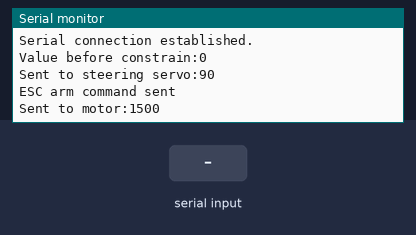
Bench run of a sketch on a simulated Arduino Uno, built with avr-gcc and run on an emulated ATmega328P. On the bench: the last lines printed to the serial monitor. The inputs (shaded band) are chosen by the test bench.

Above: at 2.7 s.
2.8 s: "90,45\n" received over Serial
At 3.7 s:
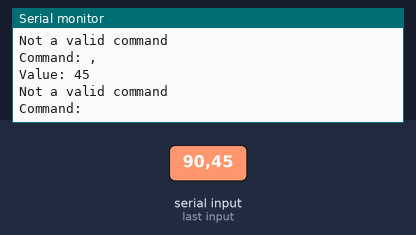
4.3 s: "D90\n" received over Serial
At 5.61 s:
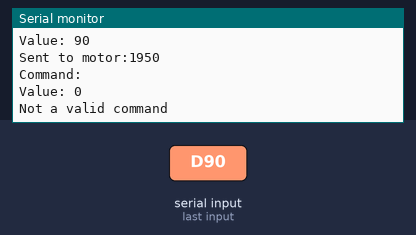
5.8 s: "S90\n" received over Serial
At 6.2 s:
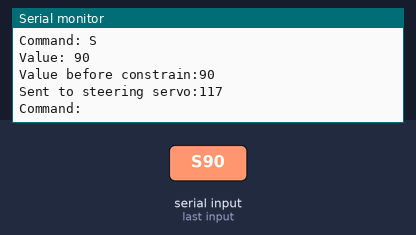
7.3 s: "I90\n" received over Serial
At 8.2 s:
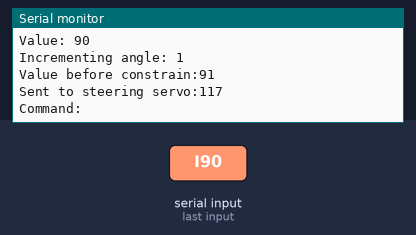
8.8 s: "A90\n" received over Serial
At 9.11 s:
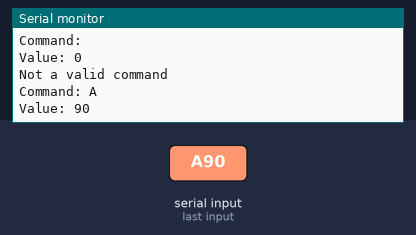
Timing chart, 0 to 11.3 s (numbered marks = the images above; inputs shaded):
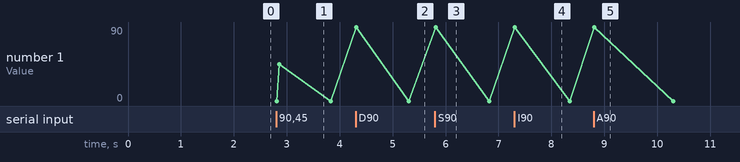

The sketch:

Motor_Controller.ino
```cpp
#include "ESC.h"
#include "Steering_Servo.h"
#include "Serial_com.h"

#include "debug.h"

ESC rearMotor;
SteeringServo servo;
SerialConnection conn;

void setup() {
    conn = SerialConnection(9600);
    rearMotor = ESC(9);
    servo = SteeringServo(10);
    delay(1000);
    rearMotor.arm();
}

void loop() {

    if (conn.dataAvailable()) {
        char command = conn.getCommandType();
        int value = conn.getCommandValue();

        switch (command)
        {
        case 'D': //Set the dive speed
            rearMotor.setSpeed(value);
            break;

        case 'S': //Set the Steering Angle
            servo.setAngle(value);
            break;

        case 'I': //Increment the steering Angle
            value >= 0 ? servo.incrementAngle(servo.Clockwise)
                            : servo.incrementAngle(servo.Counterclockwise);
            break;

        case 'A': //Arm the ESC
            rearMotor.arm();
            break;

        default:
            DEBUG("Not a valid command\n");
            break;
        }
    }
}
```

ESC.cpp
```cpp
#include "ESC.h"
#include <Servo.h>
#include <Arduino.h>

#include "debug.h"

ESC::ESC() {}

ESC::ESC(uint8_t PIN) {
    this->PIN = PIN;
    this->reverse = false;
    this->motorSpeed = 1000;
    this->motor.attach(PIN, 1000, 2000);
}

//Sets the speed of the ESC by percentage
void ESC::setSpeed(int8_t motorSpeed) {

    //Turn speed percentage to correct output
    int16_t mappedSpeed = map(constrain(motorSpeed, -100, 100), -100, 100, 1000, 2000);

    this->motorSpeed = mappedSpeed;
    if (motorSpeed < 0)
        this->reverse = true;
    else
        this->reverse = false;

    DEBUG("Sent to motor:");
    DEBUG(mappedSpeed);
    DEBUG("\n");

    this->motor.writeMicroseconds(this->motorSpeed);
}

int16_t ESC::getSpeed() {
    return this->motorSpeed;
}
bool ESC::reversing() {
    return this->reverse;
}

void ESC::arm() {
    this->motor.writeMicroseconds(1000);
    delay(500);
    DEBUG("ESC arm command sent");
    DEBUG("\n");
    this->setSpeed(0);
}
```

ESC.h
```cpp
#include <Servo.h>

class ESC {

private:
    uint16_t motorSpeed;
    bool reverse;
    uint8_t PIN;
    Servo motor;
public:
    ESC();
    ESC (uint8_t PIN);

    //PURPOSE: Sets the speed of the motor
    //INPUT: motorSpeed - speed as a percentage (-100% - 100%)
    void setSpeed(int8_t motorSpeed);

    void arm();

    int getSpeed();
    bool reversing();

};
```

Serial_Com.cpp
```cpp
#include <Arduino.h>
#include "Serial_com.h"

#include "debug.h"

SerialConnection::SerialConnection() {}

SerialConnection::SerialConnection(uint16_t baudrate) {
    this->autonomousMode = false;
    this->baudrate = baudrate;

    Serial.begin(this->baudrate);
    //Wait for serial connection to be established
    while (!Serial){ ; }
    Serial.println("Serial connection established.");
}

//Checks for serial data and gets it if it is available
bool SerialConnection::dataAvailable() {
    if (this->confirmAutonomy() && Serial.available() > 0)
        return true;
    else
        return false;
}

//Parses data that has been collected
char SerialConnection::getCommandType() {
    char prefix = Serial.read();

    DEBUG("Command: ");
    DEBUG(prefix);
    DEBUG("\n");

    return prefix;
}

int SerialConnection::getCommandValue() {
    int value = Serial.parseInt();

    DEBUG("Value: ");
    DEBUG(value);
    DEBUG("\n");

    return value;
}


//Failsafe, if there is no connection to the
bool SerialConnection::confirmAutonomy() {

    //COMBAK: Need to read from the transmitter here
    return true;

}

bool SerialConnection::isAutonomous() {
    return this->autonomousMode;
}
```

Serial_Com.h
```cpp
class SerialConnection {

private:
    bool autonomousMode;
    uint16_t baudrate;

public:

    SerialConnection();
    SerialConnection(uint16_t baudrate);

    bool dataAvailable();

    char getCommandType();

    int getCommandValue();

    bool confirmAutonomy();

    bool isAutonomous();
};
```

Steering_Servo.cpp
```cpp
#include "Steering_Servo.h"
#include <Servo.h>
#include <Arduino.h>

#include "debug.h"

SteeringServo::SteeringServo() {}

SteeringServo::SteeringServo(uint8_t PIN) {
    this->PIN = PIN;
    this->angle = 0;
    this->percentAngle = 0;
    this->motor.attach(PIN);
    setAngle(0);
}

//Sets the angle of the wheels by percentage
void SteeringServo::setAngle(int8_t angle) {

    //COMBAK: Need to experimentally determine these values.
    uint8_t max_angle = 120;
    uint8_t min_angle = 60;


    DEBUG("Value before constrain:");
    DEBUG(angle);
    DEBUG("\n");

    this->percentAngle = angle;

    //Turn angle percentage to correct output
    angle = constrain(map(angle, -100, 100, min_angle, max_angle), min_angle, max_angle);

    this->angle = angle;

    DEBUG("Sent to steering servo:");
    DEBUG(angle);
    DEBUG("\n");

    this->motor.write(this->angle);
}

void SteeringServo::incrementAngle(direction direction) {
    DEBUG("Incrementing angle: ");
    DEBUG(direction);
    DEBUG('\n');
    setAngle(this->percentAngle + direction);
}

int8_t SteeringServo::getAngle() {
    return this->angle;
}
```

Steering_Servo.h
```cpp
#include <Servo.h>

class SteeringServo {

private:
    int8_t angle;
    uint8_t PIN;
    int8_t percentAngle;
    Servo motor;

public:

    enum direction {Clockwise = 1, Counterclockwise = -1};

    SteeringServo();
    SteeringServo (uint8_t PIN);

    void setAngle(int8_t angle); //angle as percent, positive CW, negative CCW

    void incrementAngle(direction);

    int8_t getAngle();
};
```

debug.h
```cpp
#define DEBUG_BUILD

#ifdef DEBUG_BUILD
#  define DEBUG(x) Serial.print(x)
#else
#  define DEBUG(x) do {} while (0)
#endif
```

Measured:
- after the input at 2.8 s, the serial monitor: prints a new line at once (image 1)
- after the input at 4.3 s, the serial monitor: prints a new line at once (image 2)
- after the input at 5.8 s, the serial monitor: prints a new line at once (image 3)
- after the input at 7.3 s, the serial monitor: prints a new line at once (image 4)
- after the input at 8.8 s, the serial monitor: prints a new line at once (image 5)
